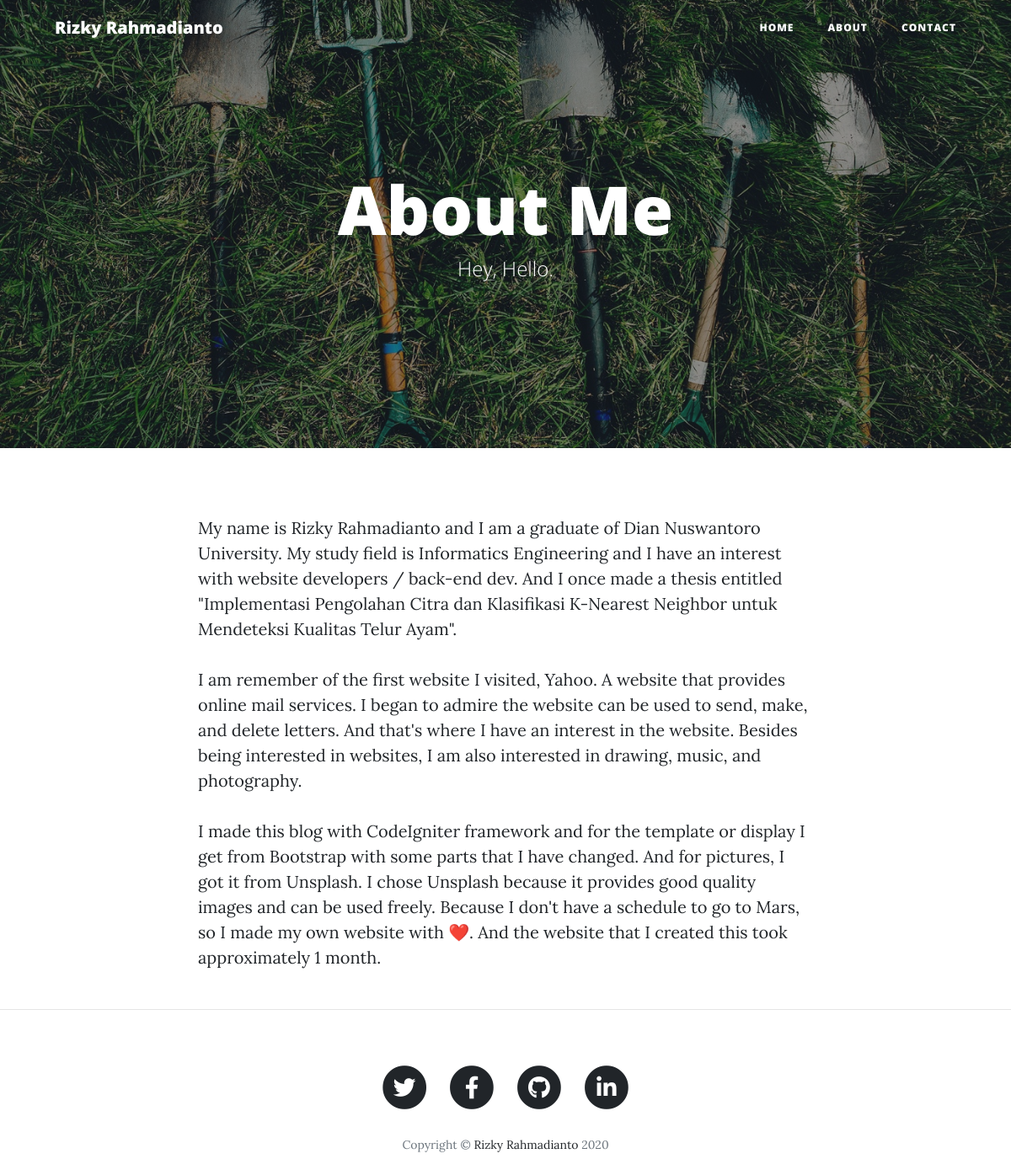
The app's page /index.php/about with its own data.
### tables this page shows
CREATE TABLE `blog_profile` (
  `id` int(11) NOT NULL,
  `name` varchar(64) NOT NULL,
  `email` varchar(64) NOT NULL,
  `phone` varchar(64) NOT NULL,
  `about` text NOT NULL,
  `icon` varchar(256) NOT NULL,
  `visitor` int(11) NOT NULL
);

CREATE TABLE `link_blog_profile` (
  `id` int(11) NOT NULL,
  `name` varchar(64) NOT NULL,
  `icon` varchar(64) NOT NULL
);

### application/helpers/templatingBackTemplate_helper.php (called while the page is built, shortened)
<?php if (!defined('BASEPATH')) exit('No direct script access allowed');
function renderFrontTemplate($page = null, $data = array())
{
  $ci = &get_instance();
  $data['profile'] = $ci->Profile_model->getProfileById(1);
  $data['link_profile'] = $ci->Profile_model->getLinkProfile();
  $ci->load->view('front-templates/header', $data);
  $ci->load->view('front-templates/navbar', $data);
  $ci->load->view($page, $data);
  $ci->load->view('front-templates/footer', $data);
}

### application/controllers/About.php (called while the page is built, shortened)
<?php
class About extends CI_Controller
{
  public function index()
  {
    $info['title'] = "About Me";
    $info['subheading'] = "Hey, Hello";
    renderFrontTemplate('front-about/index', $info);
  }
}

### index.php (called while the page is built, shortened)
<?php
require_once BASEPATH.'core/CodeIgniter.php';

### application/models/Profile_model.php (called while the page is built, shortened)
<?php
class Profile_model extends CI_Model
{
  public function getProfileById($id)
  {
    return $this->db->get_where('blog_profile', ['id' => $id])->row_array();
  }
  public function getLinkProfile()
  {
    $this->db->select('*');
    $this->db->from('link_blog_profile');
    $this->db->join('blog_profile_detail', 'blog_profile_detail.link_blog_profile_id = link_blog_profile.id');
    $this->db->order_by('id', 'ASC');
    $query = $this->db->get();
    return $query->result_array();
  }
}

### application/views/front-about/index.php (the view)
<header class="masthead" style="background-image: url('<?php echo base_url(); ?>front-assets/img/about-bg.jpg')">
  <div class="overlay"></div>
  <div class="container">
    <div class="row">
      <div class="col-lg-8 col-md-10 mx-auto">
        <div class="page-heading">
          <h1><?php echo $title; ?></h1>
          <span class="subheading"><?php echo $subheading; ?>.</span>
        </div>
      </div>
    </div>
  </div>
</header>
<div class="container">
  <div class="row">
    <div class="col-lg-8 col-md-10 mx-auto">
      <?php echo $profile['about']; ?>
    </div>
  </div>
</div>

### application/views/front-templates/navbar.php (shortened to what this page needs)
<nav class="navbar navbar-expand-lg navbar-light fixed-top" id="mainNav">
  <div class="container">
    <a class="navbar-brand" href="<?php echo base_url(); ?>"><?php echo $profile['name']; ?></a>
    <div class="collapse navbar-collapse" id="navbarResponsive">
      <ul class="navbar-nav ml-auto">
        <li class="nav-item">
          <a class="nav-link" href="<?php echo base_url(); ?>">Home</a>
        </li>
        <li class="nav-item">
          <a class="nav-link" href="<?php echo base_url(); ?>about">About</a>
        </li>
        <li class="nav-item">
          <a class="nav-link" href="<?php echo base_url(); ?>contact">Contact</a>
        </li>
      </ul>
    </div>
  </div>
</nav>

### application/views/front-templates/footer.php (shortened to what this page needs)
<hr>
<footer>
  <div class="container">
    <div class="row">
      <div class="col-lg-8 col-md-10 mx-auto">
        <ul class="list-inline text-center">
          <?php
          if ($link_profile) :
            foreach ($link_profile as $val) :
          ?>
              <li class="list-inline-item">
                <a href="<?php echo $val['url'] ?>" target="_blank">
                  <span class="fa-stack fa-lg">
                    <i class="fas fa-circle fa-stack-2x"></i>
                    <i class="<?php echo $val['icon'] ?> fa-stack-1x fa-inverse"></i>
                  </span>
                </a>
              </li>
            <?php endforeach; ?>
          <?php endif; ?>
        </ul>
        <p class="copyright text-muted">Copyright &copy; <a href="https://goo.gl/otqUXt" target="_blank" style="text-decoration: none;">Rizky Rahmadianto</a> <?php echo date('Y') ?> </p>
      </div>
    </div>
  </div>
</footer>
</body>
</html>

### records on screen
blog_profile: name "Rizky Rahmadianto", about "My name is Rizky Rahmadianto and I am a graduate of Dian Nuswantoro University. My study field is Informatics Engineering and I have an interest with website developers / back-end dev. And I once made a thesis entitled \"Implementasi Pengolahan Citra dan Klasifikasi K-Nearest Neighbor untuk Mendeteksi Kualitas Telur Ayam\". I am remember of the first website I visited, Yahoo. A website that provides online mail services. I began to admire the website can be used to send, make, and delete letters. And that's where I have an interest in the website. Besides being interested in websites, I am also interested in drawing, music, and photography. I made this blog with CodeIgniter framework and for…"

### other values on screen
$title "About Me"
$subheading "Hey, Hello"
